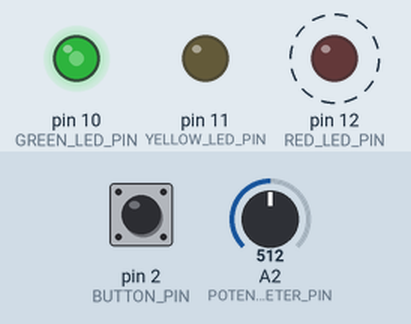
Recording of a sketch running on a simulated Arduino Uno, built with avr-gcc and run on an emulated ATmega328P. On the bench: output pins drawn as LEDs (lit = HIGH). Dashed ring = blinking. The test bench sets the inputs (shaded band); at power-on: A2 (POTENTIOMETER_PIN) = 512, pin 2 (BUTTON_PIN) LOW.

Above: at 1.25 s.
1.3 s: A2 (POTENTIOMETER_PIN) set to 716
At 1.55 s:
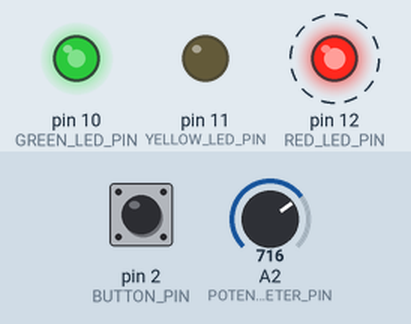
4.3 s: pin 2 (BUTTON_PIN) pulled HIGH for 0.15 s
At 4.55 s:
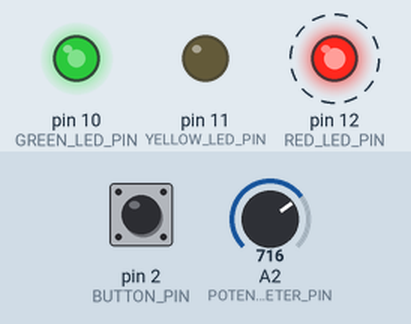
7.3 s: A2 (POTENTIOMETER_PIN) set to 900
At 7.55 s:
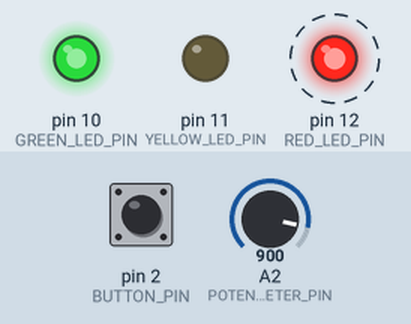
10.3 s: pin 2 (BUTTON_PIN) pulled HIGH for 1 s
At 10.55 s:
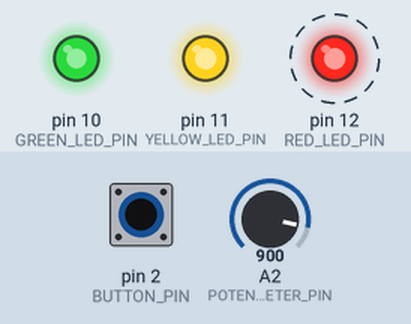
13.3 s: A2 (POTENTIOMETER_PIN) set to 511
At 13.55 s:
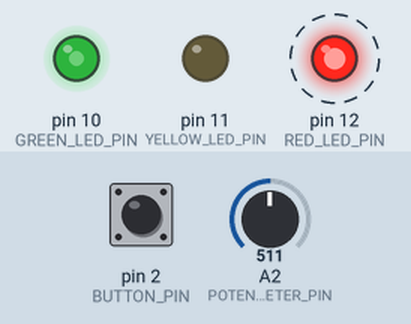
16.3 s: pin 2 (BUTTON_PIN) pulled HIGH for 0.15 s
At 16.55 s:
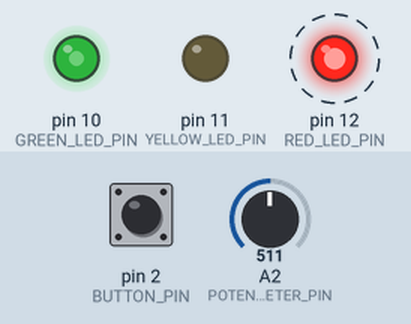
Timing chart, 0 to 20.3 s (numbered marks = the images above; inputs shaded):
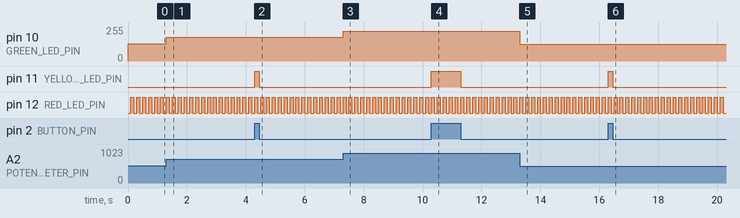

The sketch:

Multitasking.ino
```cpp
#define RED_LED_PIN 12
#define GREEN_LED_PIN 10
#define YELLOW_LED_PIN 11
#define POTENTIOMETER_PIN A2
#define BUTTON_PIN 2


unsigned long redLedPreviousBlink = millis();
unsigned long redLedBlinktimeIntervalSerial = 100;

bool RED_SWITCH = false;

void setup() {
  // put your setup code here, to run once:
  pinMode(RED_LED_PIN, OUTPUT);
  pinMode(GREEN_LED_PIN, OUTPUT);
  pinMode(YELLOW_LED_PIN, OUTPUT);
  pinMode(BUTTON_PIN, INPUT);


}

void loop() {
  // put your main code here, to run repeatedly:

  if(digitalRead(BUTTON_PIN)){
    digitalWrite(YELLOW_LED_PIN, HIGH);
  }else {
    digitalWrite(YELLOW_LED_PIN, LOW);
  }

  int potentiometerValue = analogRead(POTENTIOMETER_PIN);
  int LEDBrightness = potentiometerValue / 4;
  analogWrite(GREEN_LED_PIN, LEDBrightness);


  unsigned long timeNow = millis();

  if (timeNow - redLedPreviousBlink > redLedBlinktimeIntervalSerial) {
     if(RED_SWITCH == false){
        digitalWrite(RED_LED_PIN, HIGH);
        RED_SWITCH = true;
     }else if(RED_SWITCH == true){
        digitalWrite(RED_LED_PIN, LOW);
        RED_SWITCH = false;
     }
    redLedPreviousBlink += redLedBlinktimeIntervalSerial;
  }

}
```

Measured:
- after the input at 1.3 s, pin 10 (GREEN_LED_PIN): 128/255 → 179/255 at once
- after the input at 4.3 s, pin 11 (YELLOW_LED_PIN): LOW → HIGH at once, → LOW 0.15 s later
- after the input at 7.3 s, pin 10 (GREEN_LED_PIN): 179/255 → 225/255 at once
- after the input at 10.3 s, pin 11 (YELLOW_LED_PIN): LOW → HIGH at once, → LOW 1.0 s later
- after the input at 13.3 s, pin 10 (GREEN_LED_PIN): 225/255 → 127/255 at once
- after the input at 16.3 s, pin 11 (YELLOW_LED_PIN): LOW → HIGH at once, → LOW 0.15 s later
- by itself, pin 12 (RED_LED_PIN): alternates HIGH for 0.10 s and LOW for 0.10 s
